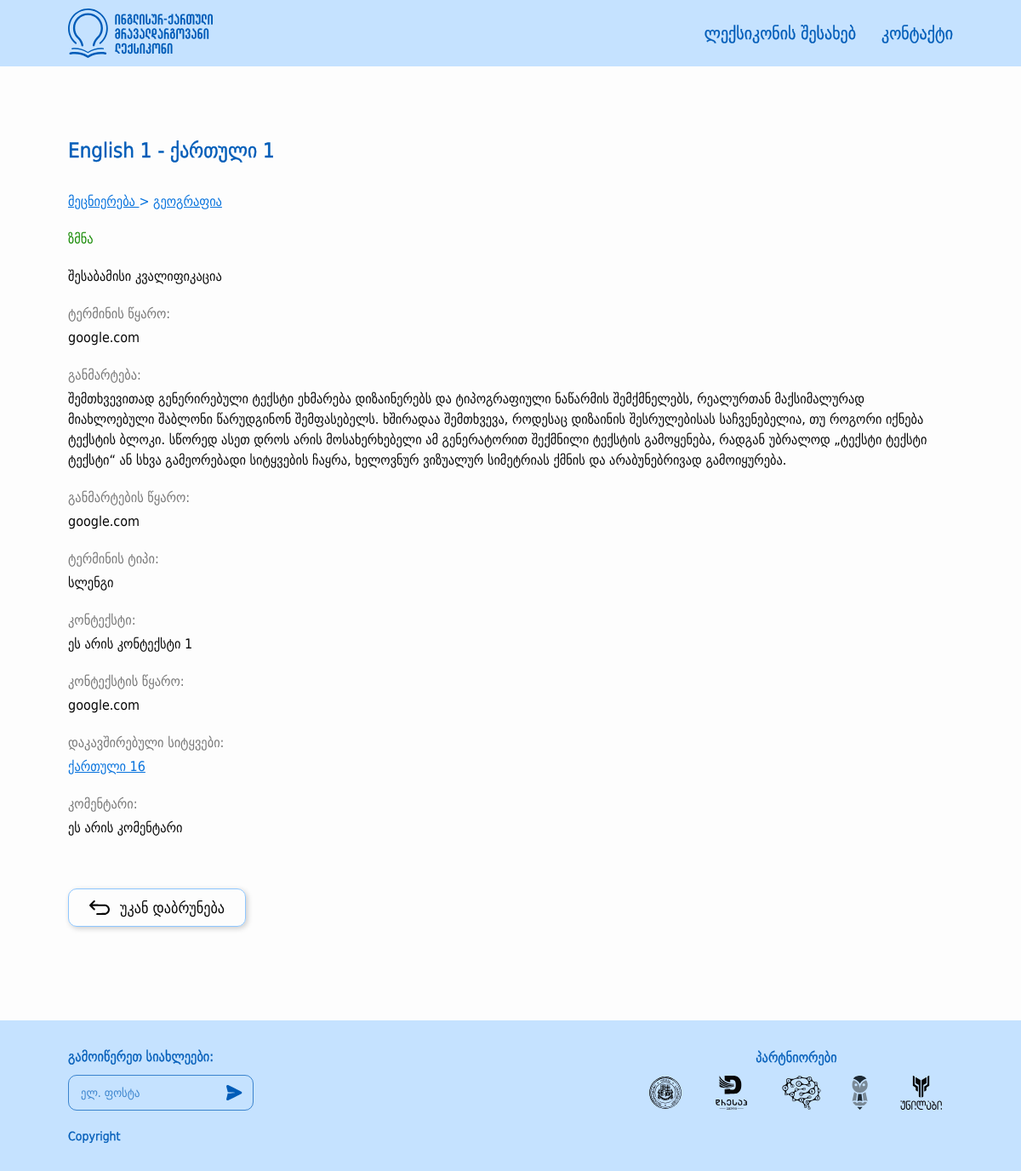
/term_detail/1, run on the app's committed database.
### src/models/terms.py (models this page shows, shortened)
class Term(BaseModel):
    __tablename__ = 'terms'
    id = db.Column(db.Integer, primary_key=True)
    geo_word = db.Column(db.String(100), nullable=False)
    eng_word = db.Column(db.String(100), nullable=False)
    grammar_form = db.Column(db.String(50), nullable=True)
    term_source = db.Column(db.Text, nullable=False)
    definition = db.Column(db.Text, nullable=False)
    definition_source = db.Column(db.Text, nullable=False)
    term_type = db.Column(db.String(50), nullable=True)
    context = db.Column(db.Text, nullable=True)
    context_source = db.Column(db.Text, nullable=True)
    comment = db.Column(db.Text, nullable=True)
    english_synonyms = db.Column(db.Text, nullable=True)
    stylistic_label = db.Column(db.String(50), nullable=True)
    is_active = db.Column(db.Boolean, default=True)
    category = db.relationship("Category", secondary="terms_categories", backref="terms")
    def get_synonyms(self):
        connections = ConnectedTerm.query.filter(ConnectedTerm.is_synonym == True, (ConnectedTerm.term1_id == self.id) | (ConnectedTerm.term2_id == self.id)).all()
        synonym_ids = [connection.term1_id if connection.term1_id != self.id else connection.term2_id for connection in connections]
        synonyms = Term.query.filter(Term.id.in_(synonym_ids)).all()
        return synonyms
    def get_related_terms(self):
        connections = ConnectedTerm.query.filter(ConnectedTerm.is_synonym == False, (ConnectedTerm.term1_id == self.id) | (ConnectedTerm.term2_id == self.id)).all()
        connected_term_ids = [connection.term1_id if connection.term1_id != self.id else connection.term2_id for connection in connections]
        related_terms = Term.query.filter(Term.id.in_(connected_term_ids)).all()
        return related_terms
    def get_category_tree(self):
        category_trees = []
        for category in self.category:
            parents = category.get_parents()
            if category.is_active:
                if all(parent.is_active for parent in parents):
                    parents.append(category)
                    category_trees.append(parents)
        return category_trees

class Category(BaseModel):
    __tablename__ = "categories"
    id = db.Column(db.Integer, primary_key=True)
    name = db.Column(db.String(50), nullable=False)
    parent_id = db.Column(db.Integer, db.ForeignKey("categories.id"), nullable=True)
    is_active = db.Column(db.Boolean, default=True)
    children = db.relationship('Category', backref=db.backref('parent', remote_side=[id]))
    def get_parents(self):
        parents = []
        if self.parent:
            if self.parent.is_active:
                parents.append(self.parent)
                parents.extend(self.parent.get_parents())
        return parents

### src/views/main/routes.py (the view)
@main_blueprint.route("/term_detail/<int:term_id>")
def term_detail(term_id):
    term = Term.query.filter(
        Term.id == term_id,
        Term.is_active.is_(True),  # Ensure the term itself is active
        Term.category.any(Category.is_active.is_(True))  # Ensure the term belongs to an active category
    ).first_or_404()
    return render_template("main/term_detail.html", term=term)

### src/templates/main/term_detail.html (shortened to what this page needs)
{% extends 'layouts/base.html' %}
{% block content %}
    <div class="main-outer edge-padding">
        <main class="main-content width-limiter">
            <article class="term-word-container">
                <h1 class="term-word-detail">{{ term.eng_word }} - {{ term.geo_word }}</h1>
                {% set category_trees = term.get_category_tree() %}
                {% for tree in category_trees %}
                    <div class="term-field">
                        {% for category in tree %}
                            <a href="{{ url_for('main.home', categories=category.id) }}">
                                {{ category.name }}
                            </a>
                            {% if not loop.last %}
                                &gt;
                            {% endif %}
                        {% endfor %}
                    </div>
                {% endfor %}
                <div class="term-word-type">{{ term.grammar_form }}</div>
                <div class="term-qualifications">შესაბამისი კვალიფიკაცია</div>
                {% if term.term_source %}
                    <section class="term-source">
                        <h2>ტერმინის წყარო:</h2>
                        <p> {{ term.term_source|safe }} </p>
                    </section>
                {% endif %}
                <section class="term-definition">
                    <h2>განმარტება:</h2>
                    <p> {{ term.definition }} </p>
                </section>
                {% if term.definition_source %}
                    <section class="term-definition-source">
                        <h2>განმარტების წყარო:</h2>
                        <p> {{ term.definition_source|safe }} </p>
                    </section>
                {% endif %}
                {% if term.term_type %}
                    <section class="term-type">
                        <h2>ტერმინის ტიპი:</h2>
                        <p>{{ term.term_type }}</p>
                    </section>
                {% endif %}
                {% if term.context %}
                    <section class="term-context">
                        <h2>კონტექსტი:</h2>
                        <p> {{ term.context }} </p>
                    </section>
                {% endif %}
                {% if term.context_source %}
                    <section class="term-context-source">
                        <h2>კონტექსტის წყარო:</h2>
                        <p> {{ term.context_source|safe }} </p>
                    </section>
                {% endif %}
                {% set synonyms = term.get_synonyms() %}
                {% set related_terms = term.get_related_terms() %}
                {% if related_terms %}
                    <section class="term-related">
                        <h2>დაკავშირებული სიტყვები:</h2>
                        <ul>
                            {% for related_term in related_terms %}
                                <li>
                                    <a href="{{ url_for('main.term_detail', term_id=related_term.id) }}">{{ related_term.geo_word }}</a>
                                </li>
                            {% endfor %}
                        </ul>
                    </section>
                {% endif %}
                {% if term.comment %}
                    <section class="term-comment">
                        <h2>კომენტარი:</h2>
                        <p> {{ term.comment }} </p>
                    </section>
                {% endif %}
                <a class="go-back-button-container" href="{{ url_for('main.home') }}">
                    <button type="button" class="go-back-button">
                        <img src="{{ url_for('static', filename='images/' + 'go-back.svg') }}" alt="Go back"/>
                    </button>
                    <span>უკან დაბრუნება</span>
                </a>
            </article>
        </main>
    </div>
{% endblock %}

### src/static/styles/global.css (style rules this page uses)
:root { --color-light-blue: 197, 226, 255; --color-light-blue-2: 143, 199, 255; --color-blue: 6, 114, 221; --color-blue-1: 81, 168, 255; --color-blue-2: 0, 92, 184; --color-white: 253, 253, 253; --color-black: 7, 7, 7; --color-gray: 119, 119, 119; --color-gray-2: 237, 237, 237; --color-green: 19, 137, 0; --color-red: 229, 0, 0; }
*, *::before, *::after { box-sizing: border-box; }
* { margin: 0; }
body { line-height: 1.5; -webkit-font-smoothing: antialiased; }
img, picture, video, canvas, svg { display: block; max-width: 100%; }
input, button, textarea, select { font: inherit; }
p, h1, h2, h3, h4, h5, h6 { overflow-wrap: break-word; }
* { color: rgb(var(--color-black)); font-family: 'DejaVu Sans Condensed', sans-serif; }
body { display: flex; min-height: 100vh; flex-direction: column; background-color: rgb(var(--color-white)); }
ul { list-style: none; padding: 0; margin: 0; }
button { all: unset; cursor: pointer; box-sizing: border-box; }

### src/static/styles/shared.css (style rules this page uses)
.edge-padding { padding: 10px 20px; }
.width-limiter { max-width: 1300px; margin: 0 auto; }
.main-outer { padding-top: 60px; padding-bottom: 100px; flex: 1; }
@media screen and (min-width: 768px) { .edge-padding { padding: 10px 80px; } }
@media screen and (min-width: 768px) { .main-outer { padding: 80px; padding-bottom: 110px; } }

### src/static/styles/other.css (style rules this page uses)
.main-outer { display: flex; }
main { display: flex; flex: 1; }

### src/static/styles/main.css (style rules this page uses)
.main-content { display: flex; gap: 24px; justify-content: center; }
.term-card .field, a { font-size: 14px; color: rgb(var(--color-blue)); }
.term-context-source { grid-column: 2; }
@media screen and (min-width: 768px) { .main-content { gap: 30px; } }
@media screen and (min-width: 768px) { .term-card .field, a { font-size: 16px; } }

### src/static/styles/word.css (style rules this page uses)
.term-word-container { display: flex; flex-direction: column; }
.term-word-container > *:not(h1):not(.go-back-button-container) { margin-bottom: 20px; }
.term-word-container .term-word-detail { -webkit-text-stroke: 0.5px rgb(var(--color-blue-2)); font-size: 20px; font-weight: 400; color: rgb(var(--color-blue-2)); margin-bottom: 30px; }
.term-word-container .term-word-type { font-size: 16px; color: rgb(var(--color-green)); }
.term-word-container .term-qualifications { font-size: 16px; color: rgb(var(--color-black)); }
.term-word-container .term-field { color: rgb(var(--color-blue)); }
.term-word-container .term-field a { color: rgb(var(--color-blue)); }
.term-word-container section h2 { font-size: 16px; color: rgb(var(--color-gray)); margin-bottom: 4px; font-weight: 400; }
.term-word-container section p { color: rgb(var(--color-black)); }
.term-word-container section ul { display: flex; gap: 6px; list-style-type: none; }
.term-word-container section ul li a { font-size: 16px; color: rgb(var(--color-blue)); }
.term-word-container .go-back-button-container { width: fit-content; height: 45px; display: flex; justify-content: center; margin-top: 30px; padding: 8px 24px; gap: 12px; border-radius: 10px; box-shadow: 2px 2px 6px rgba(0, 0, 0, 0.2); border: 1px solid rgb(var(--color-light-blue-2)); cursor: pointer; text-decoration: none; transition: background-color 150ms, border 150ms; }
.go-back-button-container img { transition: filter 150ms; }
.go-back-button-container span { transition: color 150ms; }
.go-back-button-container .go-back-button { font-size: 18px; border: none; outline: none; }
.go-back-button-container span { font-size: 16px; }
@media screen and (min-width: 768px) { .go-back-button-container span { font-size: 18px; } }
@media screen and (min-width: 768px) { .term-word-container .term-word-detail { font-size: 24px; } }
@media screen and (min-width: 768px) { .term-word-container .go-back-button-container { margin-top: 40px; } }

### data on the page
Term: eng_word "English 1", geo_word "ქართული 1", grammar_form "ზმნა", term_source "google.com", definition "შემთხვევითად გენერირებული ტექსტი ეხმარება დიზაინერებს და ტიპოგრაფიული ნაწარმის შემქმნელებს, რეალურთან მაქსიმალურად მიახლოებული შაბლონი წარუდგინონ შემფასებელს. ხშირადაა შემთხვევა, როდესაც დიზაინის შესრულებისას საჩვენებელია, თუ როგორი იქნება ტექსტის ბლოკი. სწორედ ასეთ დროს არის მოსახერხებელი ამ გენერატორით შექმნილი ტექსტის გამოყენება, რადგან უბრალოდ „ტექსტი ტექსტი ტექსტი“ ან სხვა გამეორებადი სიტყვების ჩაყრა, ხელოვნურ ვიზუალურ სიმეტრიას ქმნის და არაბუნებრივად გამოიყურება.", definition_source "google.com", term_type "სლენგი", context "ეს არის კონტექსტი 1", context_source "google.com", comment "ეს არის კომენტარი"
Category: name "მეცნიერება"
Category: name "გეოგრაფია"
Term: geo_word "ქართული 16"
